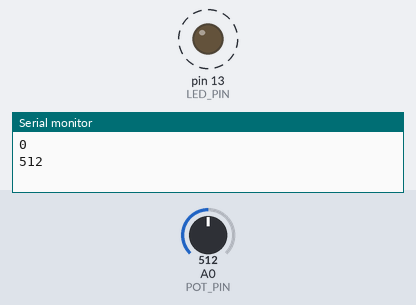
Recording of a sketch running on a simulated Arduino Uno, built with avr-gcc and run on an emulated ATmega328P. Shown: output pins drawn as LEDs (lit = HIGH), the last lines printed to the serial monitor. Dashed ring = blinking. The inputs (shaded band) are chosen by the test bench; at power-on: A0 (POT_PIN) = 512.

Above: at 0.89 s.
1.4 s: A0 (POT_PIN) set to 900
At 1.76 s:
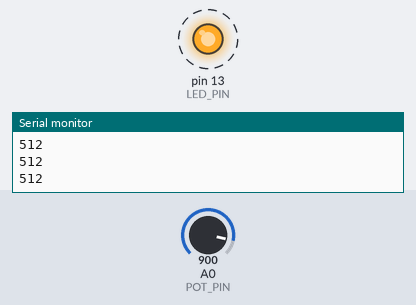
4.5 s: A0 (POT_PIN) set to 306
At 4.91 s:
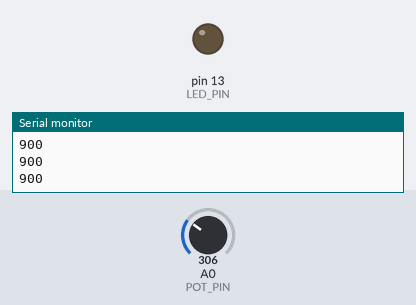
Timing chart, 0 to 13.6 s (numbered marks = the images above; inputs shaded):
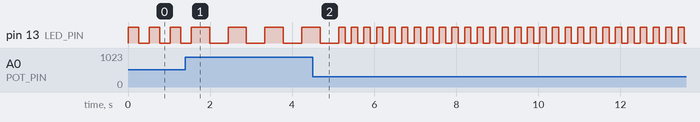

The sketch:

Potenciometro.ino
```cpp
/* PRACTICAS ARDUINO PROYECTO                                       25/10/2018

NOMBRE : JAVIER
APELLIDOS : PRESMANES CARDAMA
NUMERO PRACTICA : 6
NOMBRE PRACTICA : SEÑAL ANALOGICA CON POTENCIOMETRO
CURSO : 2º CICLO SUPERIOR EN SISTEMAS DE TELECOMUNICACIONES E INFORMATICOS
CORREO : presmanes3@gmail.com

*/

#define POT_PIN 0
#define LED_PIN 13

int POT_VALUE = 0;

void setup() {
  Serial.begin(9600);
  pinMode(LED_PIN, OUTPUT); // Declaramos el led como salida
  pinMode(POT_PIN, INPUT);  // Declaramos el pin del potenciometro como entrada
}

void loop() {
  Serial.println(POT_VALUE);
  POT_VALUE = analogRead(POT_PIN); // Leemos la tension del potenciometro
  digitalWrite(LED_PIN, 1);        // Encendemos el led
  delay(POT_VALUE / 2); // Esperamos en funcion de lo que valga el potenciometro
  digitalWrite(LED_PIN, 0); // Apagamos el led
  delay(POT_VALUE / 2); // Esperamos en funcion de lo que valga el potenciometro
}
```

Measured:
- after the input at 1.4 s, pin 13 (LED_PIN): alternates HIGH for 0.45 s and LOW for 0.45 s, starting after 0.59 s
- by itself, pin 13 (LED_PIN): alternates HIGH for 0.26 s and LOW for 0.26 s
